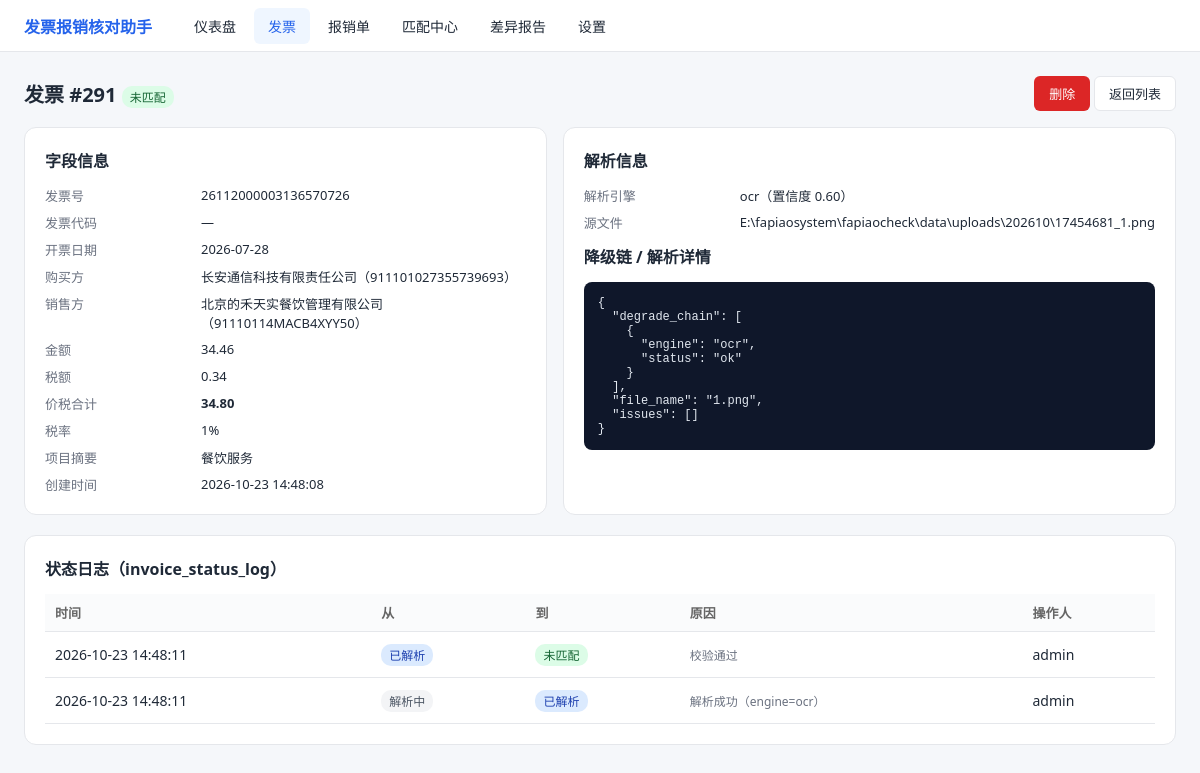
/invoices/291, run on the app's committed database.
### tables this page shows
CREATE TABLE invoice (
    id               INTEGER PRIMARY KEY AUTOINCREMENT,
    file_hash        TEXT NOT NULL,
    source_path      TEXT,
    file_type        TEXT NOT NULL CHECK(file_type IN ('pdf','ofd','xml','jpg','jpeg','png')),
    invoice_code     TEXT NOT NULL DEFAULT '',
    invoice_no       TEXT NOT NULL DEFAULT '',
    invoice_date     TEXT,
    buyer_name       TEXT NOT NULL DEFAULT '',
    buyer_tax_no     TEXT NOT NULL DEFAULT '',
    seller_name      TEXT NOT NULL DEFAULT '',
    seller_tax_no    TEXT NOT NULL DEFAULT '',
    amount           TEXT,
    tax_amount       TEXT,
    total_amount     TEXT,
    tax_rate         TEXT NOT NULL DEFAULT '',
    item_summary     TEXT NOT NULL DEFAULT '',
    check_code       TEXT NOT NULL DEFAULT '',
    raw_json         TEXT NOT NULL DEFAULT '{}',
    parse_engine     TEXT NOT NULL CHECK(parse_engine IN ('xml','ofd','pdf_text','ocr','manual')),
    parse_confidence REAL NOT NULL DEFAULT 0.0 CHECK(parse_confidence BETWEEN 0 AND 1),
    status           TEXT NOT NULL DEFAULT 'PARSING'
                     CHECK(status IN ('PARSING','PARSED','NORMAL','ABNORMAL','DUPLICATE','MATCHED')),
    is_red_flush     INTEGER NOT NULL DEFAULT 0,
    created_at       TEXT NOT NULL DEFAULT (datetime('now','localtime')),
    updated_at       TEXT NOT NULL DEFAULT (datetime('now','localtime'))
);

CREATE TABLE invoice_status_log (
    id          INTEGER PRIMARY KEY AUTOINCREMENT,
    invoice_id  INTEGER NOT NULL,
    from_status TEXT,
    to_status   TEXT NOT NULL,
    reason      TEXT NOT NULL DEFAULT '',
    operator    TEXT NOT NULL DEFAULT 'system',
    created_at  TEXT NOT NULL DEFAULT (datetime('now','localtime')),
    FOREIGN KEY(invoice_id) REFERENCES invoice(id) ON DELETE CASCADE
);

### app/web/pages.py (the view)
@pages.get("/invoices/{invoice_id}", response_class=HTMLResponse)
def invoice_detail_page(request: Request, invoice_id: int):
    row = invoice_service.invoice_detail(invoice_id)
    if row is None:
        return RedirectResponse("/invoices", status_code=302)
    return templates.TemplateResponse(request, "invoice_detail.html", {
        "request": request, "inv": row,
    })

### app/web/templates/invoice_detail.html (shortened to what this page needs)
{% extends "base.html" %}
{% block content %}
<div style="display:flex;justify-content:space-between;align-items:center;margin-bottom:16px;">
  <h1 style="font-size:20px;">发票 #{{ inv.id }}
    <span class="badge {{ inv.status|badge }}" style="vertical-align:middle;">{{ inv.status|status_cn }}</span>
  </h1>
  <div>
    <button class="btn btn-danger" onclick="delInv()">删除</button>
    <a class="btn btn-outline" href="/invoices">返回列表</a>
  </div>
</div>
<div class="grid g2">
  <div class="card">
    <h2>字段信息</h2>
    <div class="kv">
      <span class="k">发票号</span><span>{{ inv.invoice_no or '—' }}</span>
      <span class="k">发票代码</span><span>{{ inv.invoice_code or '—' }}</span>
      <span class="k">开票日期</span><span>{{ inv.invoice_date or '—' }}</span>
      <span class="k">购买方</span><span>{{ inv.buyer_name or '—' }}（{{ inv.buyer_tax_no or '—' }}）</span>
      <span class="k">销售方</span><span>{{ inv.seller_name or '—' }}（{{ inv.seller_tax_no or '—' }}）</span>
      <span class="k">金额</span><span>{{ inv.amount or '—' }}</span>
      <span class="k">税额</span><span>{{ inv.tax_amount or '—' }}</span>
      <span class="k">价税合计</span><span><b>{{ inv.total_amount or '—' }}</b></span>
      <span class="k">税率</span><span>{{ inv.tax_rate or '—' }}</span>
      <span class="k">项目摘要</span><span>{{ inv.item_summary or '—' }}</span>
      <span class="k">创建时间</span><span>{{ inv.created_at }}</span>
    </div>
  </div>
  <div class="card">
    <h2>解析信息</h2>
    <div class="kv">
      <span class="k">解析引擎</span><span>{{ inv.parse_engine }}（置信度 {{ '%.2f'|format(inv.parse_confidence) }}）</span>
      <span class="k">源文件</span><span class="wrap">{{ inv.source_path or '人工录入' }}</span>
    </div>
    <h2 class="mt">降级链 / 解析详情</h2>
    <pre>{{ (inv.raw|fromjson)|tojson(indent=2) }}</pre>
  </div>
</div>
<div class="card">
  <h2>状态日志（invoice_status_log）</h2>
  <table>
    <tr><th>时间</th><th>从</th><th>到</th><th>原因</th><th>操作人</th></tr>
    {% for l in inv.status_log %}
    <tr><td>{{ l.created_at }}</td>
        <td><span class="badge {{ (l.from_status or '')|badge }}">{{ (l.from_status or '—')|status_cn }}</span></td>
        <td><span class="badge {{ l.to_status|badge }}">{{ l.to_status|status_cn }}</span></td>
        <td class="wrap muted">{{ l.reason }}</td><td>{{ l.operator }}</td></tr>
    {% else %}<tr><td colspan="5" class="muted">暂无日志</td></tr>{% endfor %}
  </table>
</div>
{% endblock %}

### app/web/templates/base.html (style rules this page uses)
:root { --primary:#2563eb;--bg:#f5f7fa;--card:#fff;--border:#e5e7eb;--text:#1f2937;--muted:#6b7280; }
* { box-sizing:border-box;margin:0;padding:0; }
body { font-family:"Microsoft YaHei",system-ui,sans-serif;background:var(--bg);color:var(--text);font-size:14px; }
.card { background:var(--card);border:1px solid var(--border);border-radius:12px;padding:20px;margin-bottom:20px; }
.card h2 { font-size:16px;margin-bottom:14px; }
.grid { display:grid;gap:16px; }
.g2 { grid-template-columns:repeat(2,1fr); }
table { width:100%;border-collapse:collapse; }
th,td { padding:9px 10px;border-bottom:1px solid var(--border);text-align:left;white-space:nowrap;vertical-align:middle; }
tbody td { height:46px; }
th { color:#666;font-weight:600;background:#fafbfc;font-size:13px; }
td.wrap { white-space:normal;min-width:160px; }
.badge { display:inline-block;padding:2px 8px;border-radius:10px;font-size:12px;font-weight:500; }
.badge-green { background:#dcfce7;color:#166534; }
.badge-blue { background:#dbeafe;color:#1e40af; }
.badge-gray { background:#f3f4f6;color:#4b5563; }
.btn { display:inline-block;padding:7px 14px;border-radius:6px;border:1px solid transparent;background:var(--primary);color:#fff;cursor:pointer;font-size:13px;text-decoration:none; }
.btn-outline { background:#fff;color:var(--text);border-color:var(--border); }
.btn-danger { background:#dc2626; }
.muted { color:var(--muted);font-size:12px; }
.mt { margin-top:12px; }
.kv { display:grid;grid-template-columns:140px 1fr;gap:8px 16px;font-size:13px; }
.kv .k { color:var(--muted); }
pre { background:#0f172a;color:#e2e8f0;padding:14px;border-radius:8px;font-size:12px;overflow:auto; }

### data on the page
invoice: id "291", status|status_cn "未匹配", invoice_no "26112000003136570726", invoice_code "—", invoice_date "2026-07-28", buyer_name "长安通信科技有限责任公司", buyer_tax_no "911101027355739693", seller_name "北京的禾天实餐饮管理有限公司", seller_tax_no "91110114MACB4XYY50", amount "34.46", tax_amount "0.34", total_amount "34.80", tax_rate "1%", item_summary "餐饮服务", created_at "2026-10-23 14:48:08", parse_engine "ocr", parse_confidence "0.60", source_path "E:\\fapiaosystem\\fapiaocheck\\data\\uploads\\202610\\17454681_1.png"
invoice_status_log: created_at "2026-10-23 14:48:11", from_status "已解析", to_status|status_cn "未匹配", reason "校验通过", operator "admin"
invoice_status_log: created_at "2026-10-23 14:48:11", from_status "解析中", to_status|status_cn "已解析", reason "解析成功（engine=ocr）", operator "admin"

### other printed values
{{ (inv.raw|fromjson)|tojson(indent=2) }} "{ \"degrade_chain\": [ { \"engine\": \"ocr\", \"status\": \"ok\" } ], \"file_name\": \"1.png\", \"issues\": [] }"
